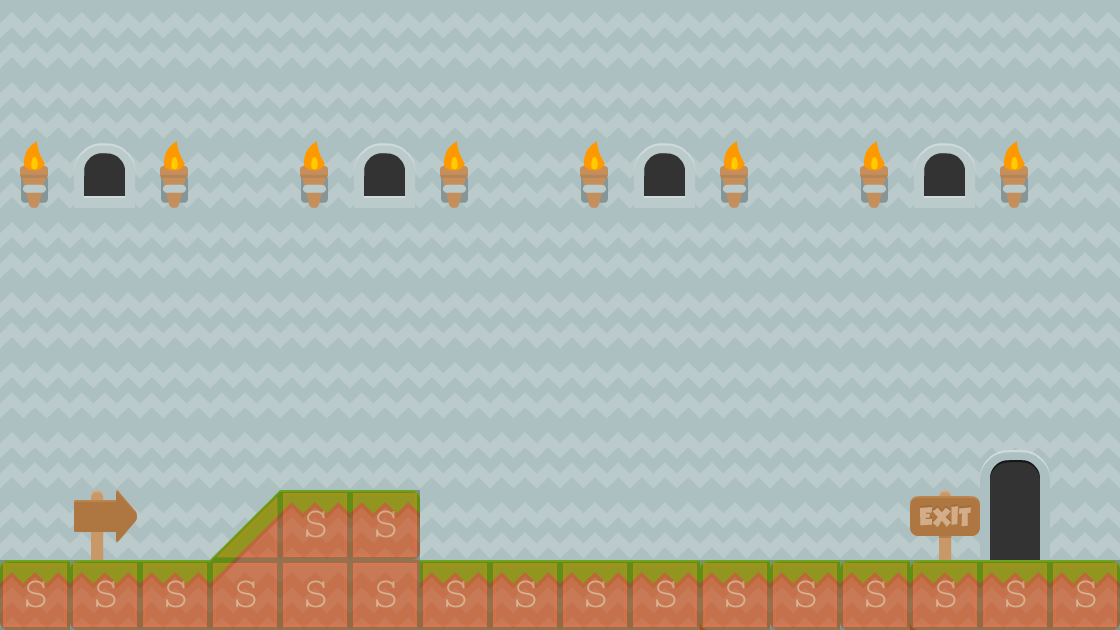

The image is a tile-based game level rendered from a .tmx file. Its description and source (layers, tilesets, objects; grid data summarised) follow:
An orthogonal 16x9 tile map with 70x70 px tiles, 5 tile layers (background3, background2, background1, collision, ...), 2 tilesets and 1 object (levelTrigger).

<map version="1.0" orientation="orthogonal" renderorder="right-down" width="16" height="9" tilewidth="70" tileheight="70" backgroundcolor="#000000">
 <tileset firstgid="1" name="background-tiles" tilewidth="70" tileheight="70">
  <image source="../img/background-tiles.png" width="910" height="910" />
 </tileset>
 <tileset firstgid="170" name="meta-tiles" tilewidth="70" tileheight="70">
  <image source="../img/meta-tiles.png" width="350" height="70" />
  <tile id="1">
   <properties>
    <property name="type" value="lslope" />
   </properties>
  </tile>
  <tile id="3">
   <properties>
    <property name="type" value="rslope" />
   </properties>
  </tile>
  <tile id="4">
   <properties>
    <property name="type" value="solid" />
   </properties>
  </tile>
 </tileset>
 <layer name="background3" width="16" height="9">
  <data>[144 cells, 144 non-empty, 1 distinct tile ids]</data>
 </layer>
 <layer name="background2" width="16" height="9">
  <data>[144 cells, 144 non-empty, 2 distinct tile ids]</data>
 </layer>
 <layer name="background1" width="16" height="9">
  <data>[144 cells, 22 non-empty, 9 distinct tile ids]</data>
 </layer>
 <layer name="collision" width="16" height="9" opacity="0.26">
  <data>[144 cells, 19 non-empty, 2 distinct tile ids]</data>
 </layer>
 <objectgroup name="levelTrigger">
  <object name="levelTrigger" x="980" y="420" width="70" height="140">
   <properties>
    <property name="level" value="BryantI-Level02" />
    <property name="xSpawn" value="400" />
    <property name="ySpawn" value="0" />
   </properties>
  </object>
 </objectgroup>
 <layer name="foreground" width="16" height="9">
  <data>[144 cells, 37 non-empty, 8 distinct tile ids]</data>
 </layer>
</map>
